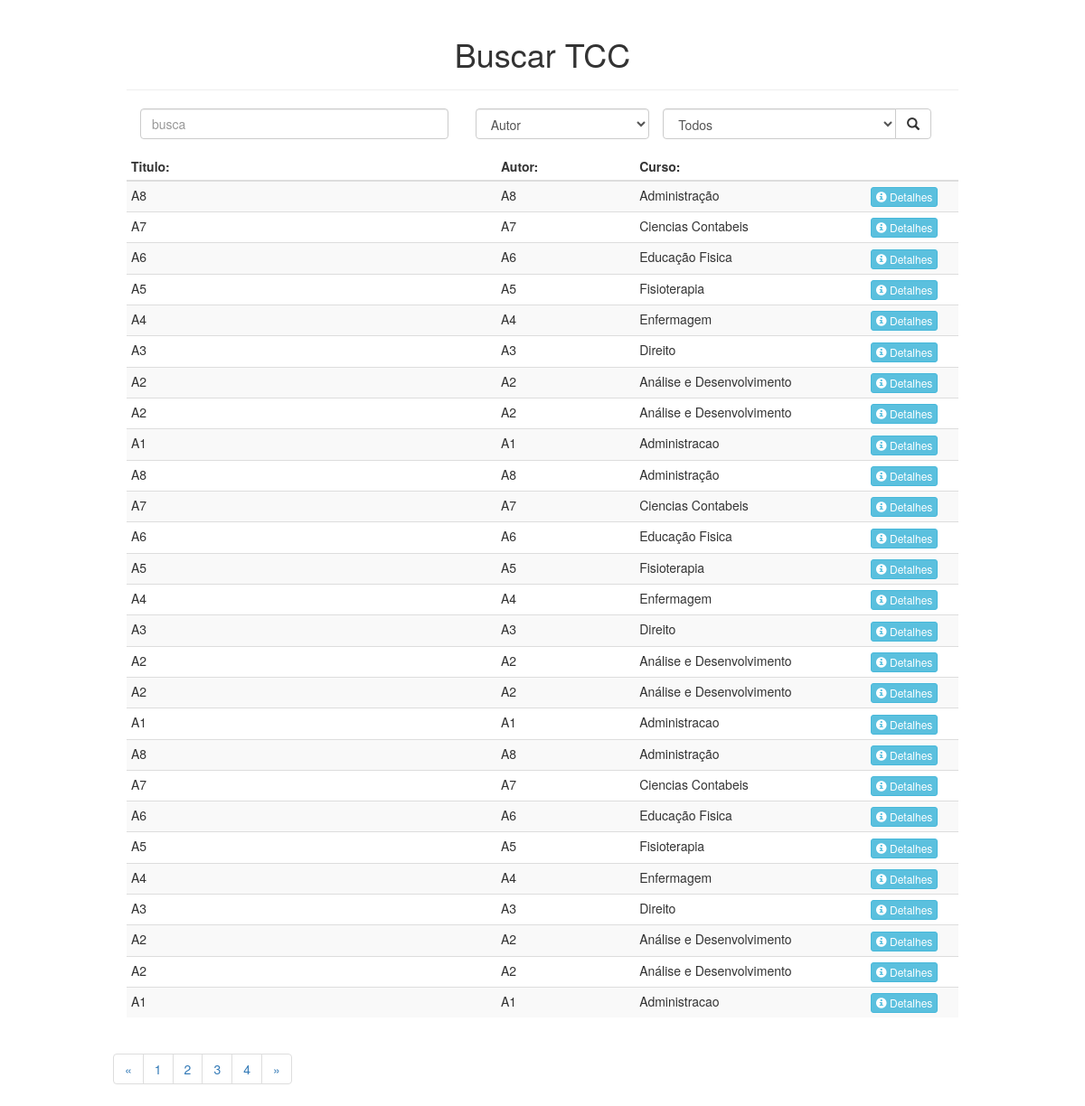
Before: / with the older database file.
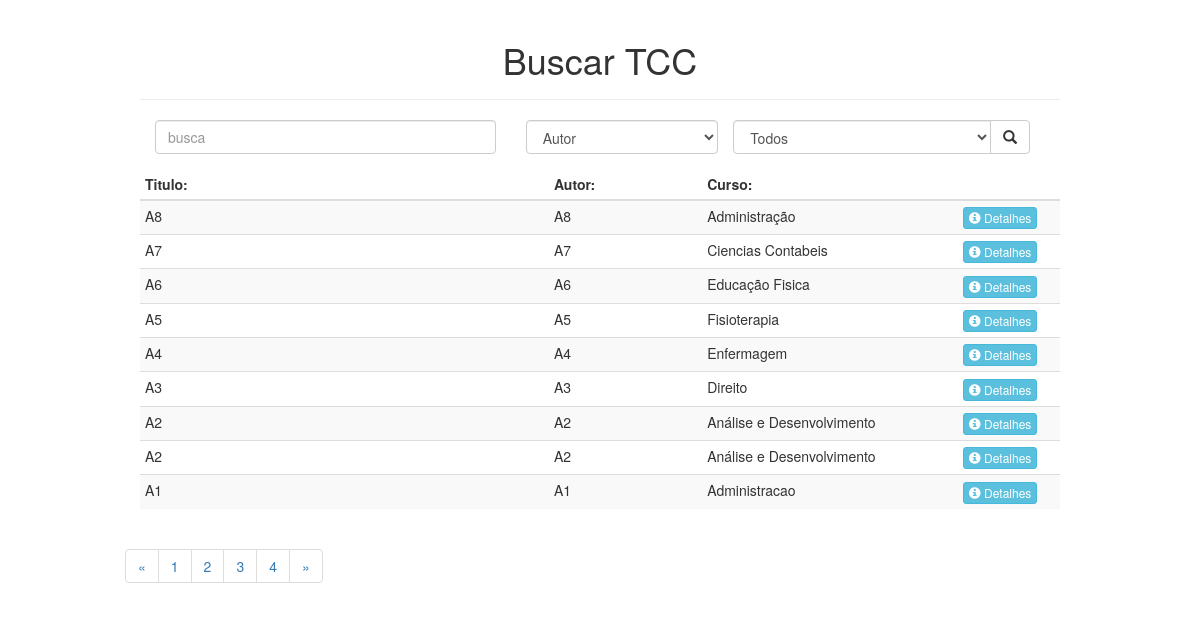
After: the same page with the newer database file.
### tables this page shows
CREATE TABLE IF NOT EXISTS Artigo (
  IDArtigo int(11) NOT NULL AUTO_INCREMENT,
  Titulo varchar(100) NOT NULL,
  Autor varchar(250) NOT NULL,
  Orientador varchar(100) NOT NULL,
  Curso varchar(50) NOT NULL,
  Resumo varchar(2000) NOT NULL,
  AnoP int(4) NOT NULL,
  PalavraC varchar(100) NOT NULL,
  PRIMARY KEY (IDArtigo)
);

### sql/query.php (called while the page is built, shortened)
<?php
function listaTodos(){
  try {
    $con = getConexao();
    $prepare = $con->prepare('SELECT * FROM artigo ORDER BY IDArtigo DESC');
    $prepare->execute();
    return $prepare->fetchAll(PDO::FETCH_ASSOC);
  }catch(Exception $e){
     return array();
  }
}
?>

### index.php (the view, shortened to what this page needs)
<!DOCTYPE html>
<html>
<head>
    <link href="bootstrap/css/bootstrap.min.css" rel="stylesheet">
    <link href="css/estilo.css" rel="stylesheet">
</head>
<body>
  <div class="container">
    <div class="col-sm-10 col-sm-offset-1">
    <div class="page-header">
        <h1>Buscar TCC</h1>
    </div>
<form action="pesquisar.php" method="GET">
    <div class="table-responsive">
      <div class="row col-sm-12">
        <div class="form-group col-sm-5">
          <input type="text" name="search" placeholder="busca" class="form-control">
        </div>
        <div class="form-group col-sm-3">
          <select class="form-control" name="autor">
            <option value="Autor">Autor</option>
          </select>
        </div>
        <div class="input-group col-sm-4">
          <select class="form-control" name="cursos">
            <option value="default">Todos</option>
          </select>
          <span class="input-group-btn">
              <button class="btn btn-default" type="submit" method="GET">
                <span class="glyphicon glyphicon-search"></span>
              </button>
          </span>
        </div>
      </div>
    </form>
    <table class="table table-striped table-hover table-condensed">
      <thead>
        <th width="40%">Titulo:</th>
        <th width="15%">Autor:</th>
        <th width="25%">Curso:</th>
        <th width="10%"></th>
      </thead>
      <tbody>
        <?php
            include_once 'sql/query.php';
            $Artigos = listaTodos();
            foreach ($Artigos as $artigo):
         ?>
         <tr>
           <td width="40%"><?php echo strlen($artigo['Titulo']) >100 ? substr($artigo['Titulo'], 0, 100) : $artigo['Titulo'] ?></td>
           <td width="15%"><?php echo $artigo['Autor'] ?></td>
           <td width="25%"><?php echo strlen($artigo['Curso']) >26 ? substr($artigo['Curso'], 0, 26) : $artigo['Curso'] ?></td>
           <td width="10%">
             <button type="button" class="btn btn-info btn-xs" data-toggle="modal" data-target="#myModal<?php echo $artigo['IDArtigo']; ?>">
             <span class="glyphicon glyphicon-info-sign"></span>
             Detalhes
             </button>
           </td>
         </tr>
       <?php endforeach; ?>
      </tbody>
  </table>
  </div>
  <div class="row">
    <nav aria-label="Navegação de página exemplo">
      <ul class="pagination">
        <li class="page-item">
          <a class="page-link" href="#" aria-label="Anterior">
            <span aria-hidden="true">&laquo;</span>
          </a>
        </li>
        <li class="page-item"><a class="page-link" href="#">1</a></li>
        <li class="page-item"><a class="page-link" href="#">2</a></li>
        <li class="page-item"><a class="page-link" href="#">3</a></li>
        <li class="page-item"><a class="page-link" href="#">4</a></li>
        <li class="page-item">
          <a class="page-link" href="#" aria-label="Próximo">
            <span aria-hidden="true">&raquo;</span>
          </a>
        </li>
      </ul>
    </nav>
  </div>
  </div>
</body>
</html>

### css/estilo.css (style rules this page uses)
html, body { margin: 0; padding: 0; height: 100%; width: 100%; overflow-x: hidden; }
.page-header { text-align: center; }

Changed rows visible on the page:
removed artigo: Titulo "A8", Autor "A8", Curso "Administração"
removed artigo: Titulo "A7", Autor "A7", Curso "Ciencias Contabeis"
removed artigo: Titulo "A6", Autor "A6", Curso "Educação Fisica"
removed artigo: Titulo "A5", Autor "A5", Curso "Fisioterapia"
removed artigo: Titulo "A4", Autor "A4", Curso "Enfermagem"
removed artigo: Titulo "A3", Autor "A3", Curso "Direito"
removed artigo: Titulo "A2", Autor "A2", Curso "Análise e Desenvolvimento"
removed artigo: Titulo "A2", Autor "A2", Curso "Análise e Desenvolvimento"
removed artigo: Titulo "A1", Autor "A1", Curso "Administracao"
removed artigo: Titulo "A8", Autor "A8", Curso "Administração"
removed artigo: Titulo "A7", Autor "A7", Curso "Ciencias Contabeis"
removed artigo: Titulo "A6", Autor "A6", Curso "Educação Fisica"
removed artigo: Titulo "A5", Autor "A5", Curso "Fisioterapia"
removed artigo: Titulo "A4", Autor "A4", Curso "Enfermagem"
removed artigo: Titulo "A3", Autor "A3", Curso "Direito"
removed artigo: Titulo "A2", Autor "A2", Curso "Análise e Desenvolvimento"
removed artigo: Titulo "A2", Autor "A2", Curso "Análise e Desenvolvimento"
removed artigo: Titulo "A1", Autor "A1", Curso "Administracao"
